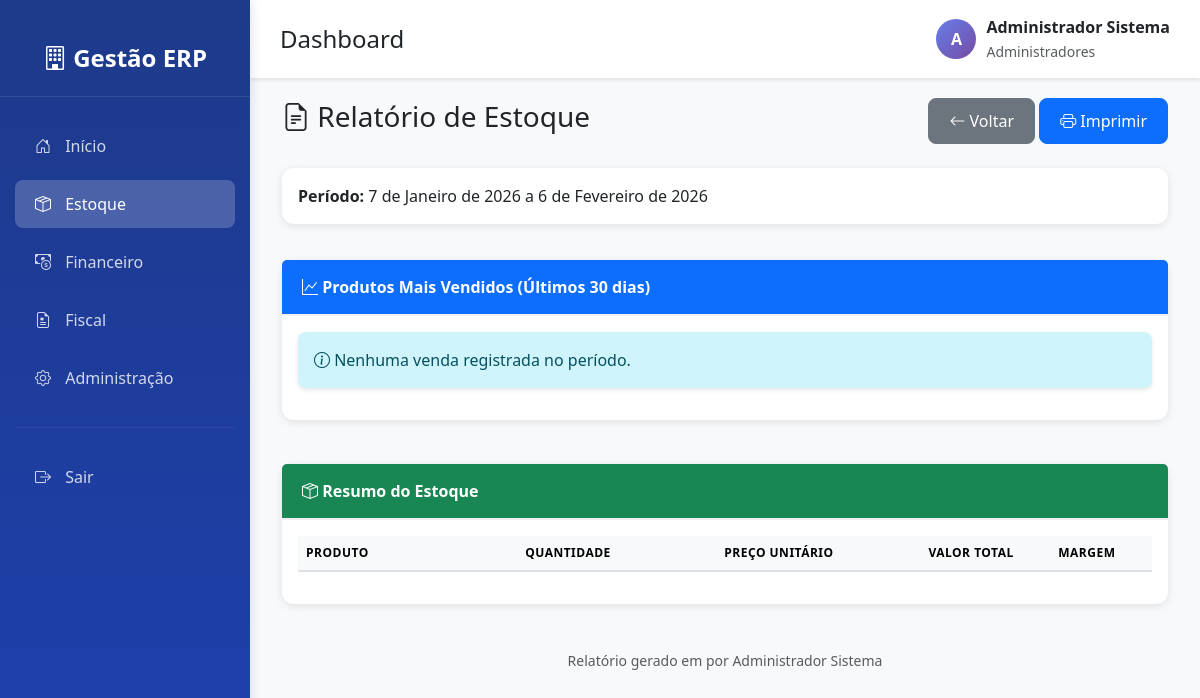
The app's page /estoque/relatorio/ (signed in), older data.
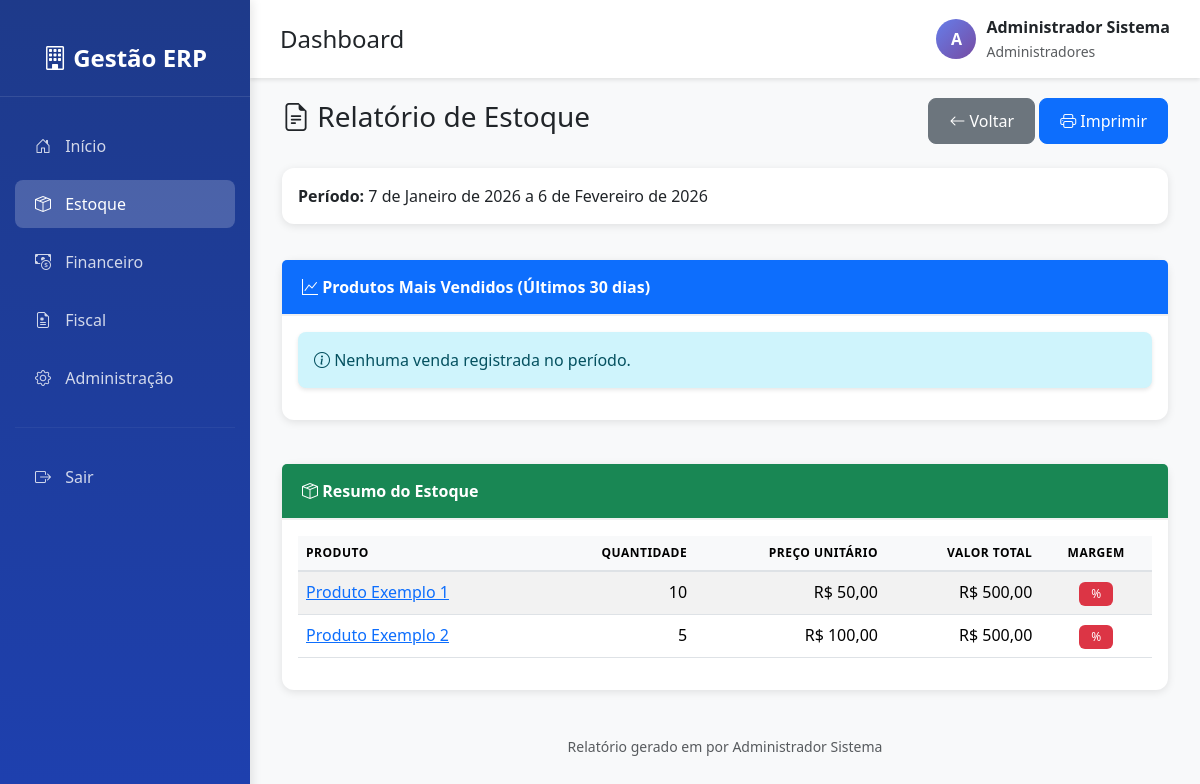
The same page, newer data.
### estoque/models.py (models this page shows, shortened)
class Produto(models.Model):
    nome = models.CharField(
        max_length=200,
        verbose_name="Nome do Produto",
        help_text="Nome completo do produto"
    )
    descricao = models.TextField(
        blank=True,
        null=True,
        verbose_name="Descrição",
        help_text="Descrição detalhada do produto (opcional)"
    )
    preco_custo = models.DecimalField(
        max_digits=10,
        decimal_places=2,
        validators=[MinValueValidator(Decimal('0.01'))],
        verbose_name="Preço de Custo",
        help_text="Valor pago pelo produto (custo de aquisição)"
    )
    preco_venda = models.DecimalField(
        max_digits=10,
        decimal_places=2,
        validators=[MinValueValidator(Decimal('0.01'))],
        verbose_name="Preço de Venda",
        help_text="Valor de venda do produto ao cliente"
    )
    estoque_atual = models.IntegerField(
        default=0,
        validators=[MinValueValidator(0)],
        verbose_name="Estoque Atual",
        help_text="Quantidade disponível em estoque"
    )
    estoque_minimo = models.IntegerField(
        default=10,
        validators=[MinValueValidator(0)],
        verbose_name="Estoque Mínimo",
        help_text="Quantidade mínima para alerta de reposição"
    )
    ativo = models.BooleanField(
        default=True,
        verbose_name="Produto Ativo",
        help_text="Indica se o produto está disponível para movimentação"
    )
    usuario_criacao = models.ForeignKey(
        User,
        on_delete=models.PROTECT,
        related_name='produtos_criados',
        default=1,
        verbose_name="Criado por",
        help_text="Usuário que cadastrou o produto"
    )
    data_criacao = models.DateTimeField(
        auto_now_add=True,
        verbose_name="Data de Criação"
    )
    usuario_modificacao = models.ForeignKey(
        User,
        on_delete=models.PROTECT,
        related_name='produtos_modificados',
        null=True,
        blank=True,
        verbose_name="Modificado por",
        help_text="Último usuário que modificou o produto"
    )
    data_modificacao = models.DateTimeField(
        auto_now=True,
        verbose_name="Data de Modificação"
    )
    class Meta:
        verbose_name = "Produto"
        verbose_name_plural = "Produtos"
        ordering = ['nome']  # Ordenar alfabeticamente por nome
    def valor_total_estoque(self):
        return self.preco_custo * self.estoque_atual

### estoque/views.py (the view)
# urls.py: path('relatorio/', views.relatorio_estoque, name='relatorio'),
@login_required
def relatorio_estoque(request):
    if not request.user.has_perm('estoque.view_produto'):
        messages.error(request, 'Você não tem permissão para acessar relatórios.')
        return redirect('estoque:dashboard')
    produtos = Produto.objects.filter(ativo=True)
    data_limite = datetime.now() - timedelta(days=30)
    produtos_mais_vendidos = []
    for produto in produtos:
        total_vendido = produto.movimentacoes.filter(
            tipo='SAIDA',
            data_movimentacao__gte=data_limite
        ).aggregate(total=Sum('quantidade'))['total'] or 0
        if total_vendido > 0:
            produtos_mais_vendidos.append({
                'produto': produto,
                'quantidade': total_vendido,
                'receita': total_vendido * produto.preco_venda
            })
    produtos_mais_vendidos.sort(key=lambda x: x['quantidade'], reverse=True)
    produtos_mais_vendidos = produtos_mais_vendidos[:10]
    context = {
        'produtos': produtos,
        'produtos_mais_vendidos': produtos_mais_vendidos,
        'data_inicio': data_limite.date(),
        'data_fim': datetime.now().date(),
    }
    return render(request, 'estoque/relatorio.html', context)

### templates/estoque/relatorio.html (shortened to what the changed rows need)
{% extends 'base.html' %}
{% block content %}
<div class="container-fluid">
    <div class="row mb-4">
        <div class="col-12">
            <div class="d-flex justify-content-between align-items-center">
                <h1 class="h3">
                    <i class="bi bi-file-earmark-text"></i>
                    Relatório de Estoque
                </h1>
            </div>
        </div>
    </div>
    <div class="row mb-4">
        <div class="col-12">
            <div class="card">
                <div class="card-body">
                    <div class="table-responsive">
                        <table class="table table-striped table-hover">
                            <thead class="table-light">
                                <tr>
                                    <th>Produto</th>
                                    <th class="text-end">Quantidade</th>
                                    <th class="text-end">Preço Unitário</th>
                                    <th class="text-end">Valor Total</th>
                                    <th class="text-center">Margem</th>
                                </tr>
                            </thead>
                            <tbody>
                                {% for produto in produtos %}
                                    <tr>
                                        <td>
                                            <a href="{% url 'estoque:detalhes_produto' produto.id %}">
                                                {{ produto.nome }}
                                            </a>
                                        </td>
                                        <td class="text-end">{{ produto.estoque_atual }}</td>
                                        <td class="text-end">R$ {{ produto.preco_custo|floatformat:2 }}</td>
                                        <td class="text-end">R$ {{ produto.valor_total_estoque|floatformat:2 }}</td>
                                        <td class="text-center">
                                            <span class="badge {% if produto.margem_lucro >= 30 %}bg-success{% elif produto.margem_lucro >= 15 %}bg-warning{% else %}bg-danger{% endif %}">
                                                {{ produto.margem_lucro|floatformat:1 }}%
                                            </span>
                                        </td>
                                    </tr>
                                {% endfor %}
                            </tbody>
                        </table>
                    </div>
                </div>
            </div>
        </div>
    </div>
</div>
{% endblock %}

Row changes from the older to the newer data that the page shows:
added Produto: nome "Produto Exemplo 1", estoque_atual "10", preco_custo "50,00", valor_total_estoque "500,00"
added Produto: nome "Produto Exemplo 2", estoque_atual "5", preco_custo "100,00", valor_total_estoque "500,00"
